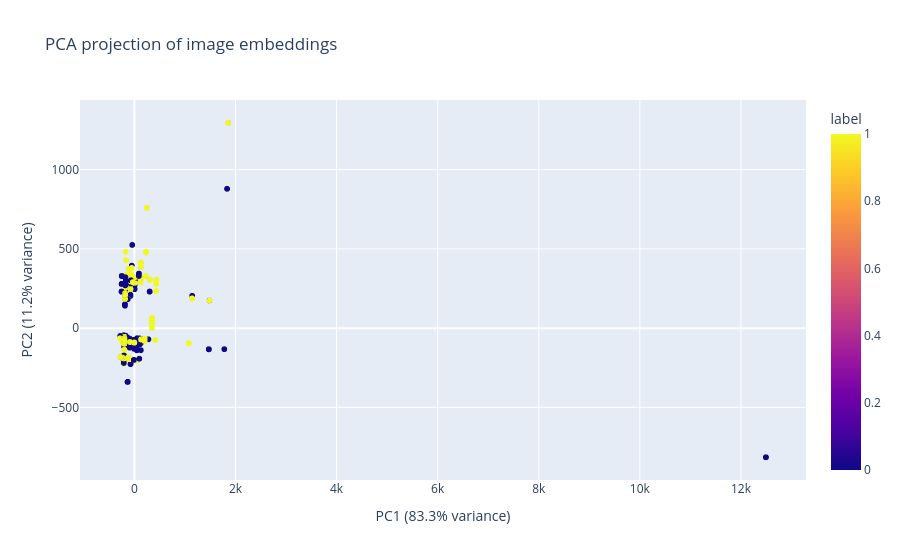

Here is the notebook cell this chart was saved with:
### Code cell
pca = PCA(n_components=2)
pca_embeddings = pca.fit_transform(embeddings)

pca_df = pd.DataFrame({
    "PC1": pca_embeddings[:, 0],
    "PC2": pca_embeddings[:, 1],
    "label": y,
})

fig = px.scatter(
    pca_df,
    x="PC1",
    y="PC2",
    color="label",
    hover_name="label",
    title="PCA projection of image embeddings",
    labels={
        "PC1": f"PC1 ({pca.explained_variance_ratio_[0]:.1%} variance)",
        "PC2": f"PC2 ({pca.explained_variance_ratio_[1]:.1%} variance)",
    },
)
fig.show()

### Figure 1 — Plotly figure (JSON) as saved in the notebook; plotly's stock layout.template omitted (floating-point values rounded to 4 significant figures; data arrays with more than 128 entries replaced by an {"elided": "..."} marker saying what was removed)
{"data": [{"hovertemplate": "<b>%{hovertext}</b><br><br>PC1 (83.3% variance)=%{x}<br>PC2 (11.2% variance)=%{y}<br>label=%{marker.color}<extra></extra>", "hovertext": {"elided": "8185 float values"}, "legendgroup": "", "marker": {"color": {"elided": "8185 float values"}, "coloraxis": "coloraxis", "symbol": "circle"}, "mode": "markers", "name": "", "showlegend": false, "x": {"elided": "8185 float values"}, "xaxis": "x", "y": {"elided": "8185 float values"}, "yaxis": "y", "type": "scattergl"}], "layout": {"xaxis": {"anchor": "y", "domain": [0.0, 1.0], "title": {"text": "PC1 (83.3% variance)"}}, "yaxis": {"anchor": "x", "domain": [0.0, 1.0], "title": {"text": "PC2 (11.2% variance)"}}, "coloraxis": {"colorbar": {"title": {"text": "label"}}, "colorscale": [[0.0, "#0d0887"], [0.1111, "#46039f"], [0.2222, "#7201a8"], [0.3333, "#9c179e"], [0.4444, "#bd3786"], [0.5556, "#d8576b"], [0.6667, "#ed7953"], [0.7778, "#fb9f3a"], [0.8889, "#fdca26"], [1.0, "#f0f921"]]}, "legend": {"tracegroupgap": 0}, "title": {"text": "PCA projection of image embeddings"}}}
